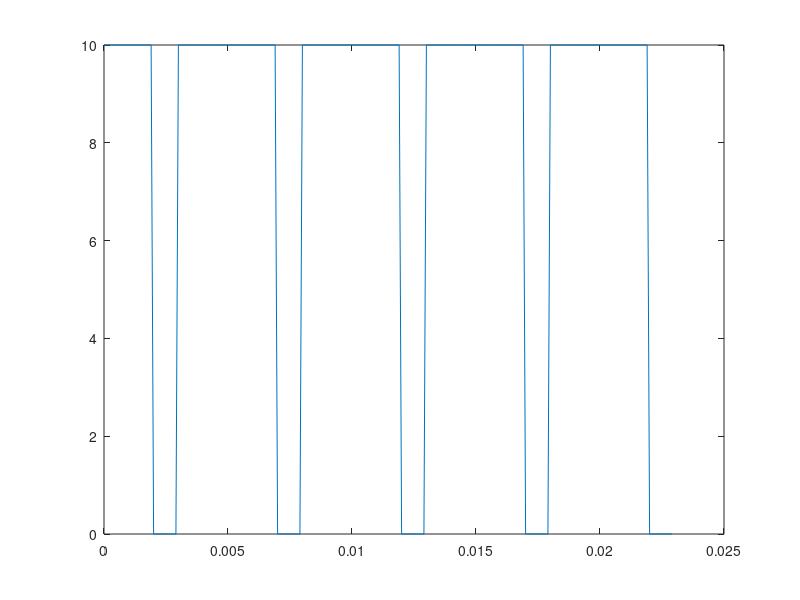
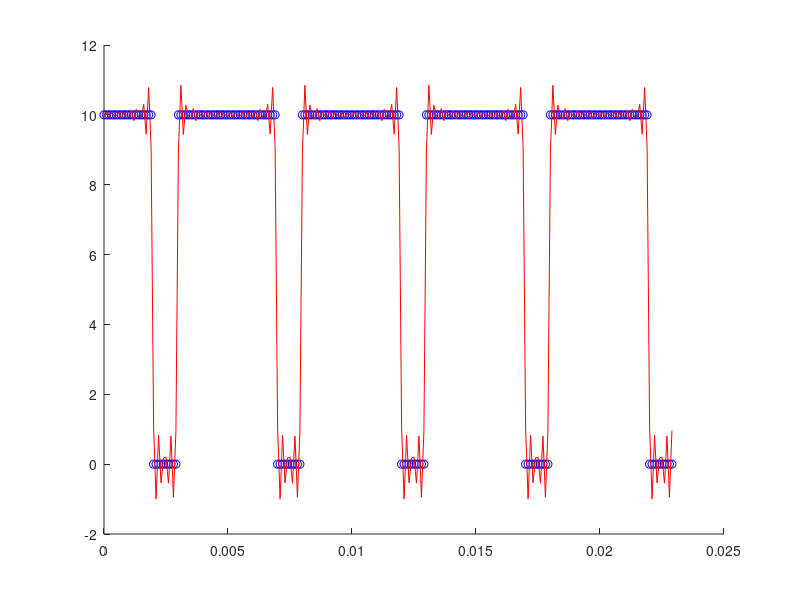

Write MATLAB code to recreate these figures, in order.
clc
clear
close all

tamos = 0.0001;
T = 0.005;

pulso = [10*ones(1, 40), zeros(1, 10)];
sinal=[];
for i = 1:5 %quantidade de periodos
  sinal = [sinal pulso];
endfor

t = -0.002 : tamos : -0.002 + (length(sinal) - 1) * tamos;
t = t (21:end);
sinal = sinal(21:end);
plot(t,sinal);

x = t(:); %tranformando os dados em vetores coluna
y = sinal(:);
w = (2*pi)/0.005;
A=[x.^0]; %funcao base constante

n=20; %grau da série
for i = 1:n
A=[A, sin(x.*w.*i),cos(x.*w.*i)];
endfor

param = inv(A'*A)* A' * y; %vetor de parametros usando pseudoinversa
ym=  A*param; %modelo

figure(2) %plot dos dados e do modelo
scatter(x,y,'b');
hold on
plot(x,ym,'r');

teste_sinal = sinal(1:T/tamos)';
teste_modelo = ym(1:T/tamos);

eqm = mean(abs(teste_sinal-teste_modelo))
